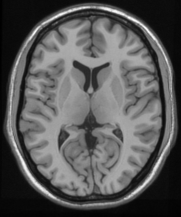
%> input picture images/col27_slice80.png, 181 x 217 px
$ octave run_retroMoCoDemo_simulate2Dmotion.m   (GNU Octave 9; MATLAB toolbox functions it lacks are replaced by stand-ins)
%> lines starting %> are read from the running program, lines starting %| are printed output that depends on the picture
### generaltools/subplot1.m
function hAxes = subplot1(M,N,varargin);
%-------------------------------------------------------------------------
% subplot1 function         An mproved subplot function
% Input  : - If more than one input argumenst are given,
%            then the first parameter is the number of rows.
%            If single input argument is given, then this is the
%            subplot-number for which to set focus.
%            This could a scalar or two element vector (I,J).
%          - Number of columns.
%          * variable number of parameters
%            (in pairs: ...,Keywoard, Value,...)
%           - 'Min'    : X, Y lower position of lowest subplot,
%                        default is [0.10 0.10].
%           - 'Max'    : X, Y largest position of highest subplot,
%                        default is [0.95 0.95].
%           - 'Gap'    : X,Y gaps between subplots,
%                        default is [0.01 0.01].
%           - 'XTickL' : x ticks labels option,
%                        'Margin' : plot only XTickLabels in the
%                                   subplot of the lowest  row (default).
%                        'All'    : plot XTickLabels in all subplots.
%                        'None'   : don't plot XTickLabels in subplots.
%           - 'YTickL' : y ticks labels option,
%                        'Margin' : plot only YTickLabels in the
%                                   subplot of the lowest  row (defailt).
%                        'All'    : plot YTickLabels in all subplots.
%                        'None'   : don't plot YTickLabels in subplots.
%           -  'FontS'  : axis font size, default is 10.
%             'XScale' : scale of x axis:
%                        'linear', default.
%                        'log'
%           -  'YScale' : scale of y axis:
%                        'linear', default.
%                        'log'
% Example: subplot1(2,2,'Gap',[0.02 0.02]);
%          subplot1(2,3,'Gap',[0.02 0.02],'XTickL','None','YTickL','All','FontS',16);
% See also : subplot1c.m
% Tested : Matlab 5.3
%     By : Eran O. Ofek           June 2002
%    URL : http://wise-obs.tau.ac.il/~eran/matlab.html
%-------------------------------------------------------------------------

MinDef      = [0.10 0.10];
MaxDef      = [0.95 0.95];
GapDef      = [0.02 0.01];
XTickLDef   = 'Margin';
YTickLDef   = 'Margin';
FontSDef    = 10;
XScaleDef   = 'linear';
YScaleDef   = 'linear';

figHandleDef = [];

% set default parameters
Min    = MinDef;
Max    = MaxDef;
Gap    = GapDef;
XTickL = XTickLDef;
YTickL = YTickLDef;
FontS  = FontSDef;
XScale = XScaleDef;
YScale = YScaleDef;

figHandle = figHandleDef;

MoveFoc = 0;
if (nargin==1),
   %--- move focus to subplot # ---
   MoveFoc = 1;
elseif (nargin==2),
   % do nothing
elseif (nargin>2),
   Narg = length(varargin);
   if (0.5.*Narg==floor(0.5.*Narg)),

      for I=1:2:Narg-1,
         switch varargin{I},
          case 'Min'
 	     Min = varargin{I+1};
          case 'Max'
 	     Max = varargin{I+1};
          case 'Gap'
 	     Gap = varargin{I+1};
          case 'XTickL'
 	     XTickL = varargin{I+1};
          case 'YTickL'
 	     YTickL = varargin{I+1};
          case 'FontS'
 	     FontS = varargin{I+1};
          case 'XScale'
 	     XScale = varargin{I+1};
          case 'YScale'
 	     YScale = varargin{I+1};
          case 'figHandle' % danielg
         figHandle = varargin{I+1};
          otherwise
	     error('Unknown keyword');
         end
      end
   else
      error('Optional arguments should given as keyword, value');
   end
else
   error('Illegal number of input arguments');
end


switch MoveFoc
    case 1
        % danielg:
        if isempty(figHandle)
            figHandle = gcf;
        end

        %--- move focus to subplot # ---
        H    = get(figHandle,'Children');
        %     Ptot = length(H);
        iReject = [];
        for iP = 1:length(H) %% danielg: try to fix for HG2
            if strcmp(get(H(iP),'tag'),'Colorbar') || contains(get(H(iP),'tag'),'figMenu') ...
                    || contains(get(H(iP),'type'),'annotation') || contains(get(H(iP),'type'),'toolbar') ...
                    || contains(get(H(iP),'type'),'menu')
                iReject = [iReject iP];
            end
        end
        H(iReject) = [];

        Ptot = sum(strcmp(get(H,'type'),'axes'));
        if (length(M)==1),
            M    = Ptot - M + 1;
        elseif (length(M)==2),
            %--- check for subplot size ---
            Pos1  = get(H(1),'Position');
            Pos1x = round(Pos1(1)*100)/100;
            for Icheck=2:1:Ptot,
                PosN  = get(H(Icheck),'Position');
                PosNx = round(PosN(1)*100)/100;
                if (PosNx==Pos1x),
                    NumberOfCol = Icheck - 1;
                    break;
                end
            end
            NumberOfRow = Ptot./NumberOfCol;

            Row = M(1);
            Col = M(2);

            M   = (Row-1).*NumberOfCol + Col;
            M    = Ptot - M + 1;
        else
            error('Unknown option, undefined subplot index');
        end

        if nargout > 0  hAxes = H(M);  else set(figHandle,'CurrentAxes',H(M)); end


    case 0
        %--- open subplots ---

        Xmin   = Min(1);
        Ymin   = Min(2);
        Xmax   = Max(1);
        Ymax   = Max(2);
        Xgap   = Gap(1);
        Ygap   = Gap(2);


        Xsize  = (Xmax - Xmin)./N;
        Ysize  = (Ymax - Ymin)./M;

        Xbox   = Xsize - Xgap;
        Ybox   = Ysize - Ygap;


        Ptot = M.*N;

        if isempty(figHandle)
            Hgcf = gcf;
        else
            Hgcf = figHandle;
        end
        clf;
        fig(Hgcf);
        for Pi=1:1:Ptot,
            Row = ceil(Pi./N);
            Col = Pi - (Row - 1)*N;

            Xstart = Xmin + Xsize.*(Col - 1);
            Ystart = Ymax - Ysize.*Row;

            if nargout > 0
                hAxes(Row,Col) = axes('position',[Xstart,Ystart,Xbox,Ybox]);
            else
                axes('position',[Xstart,Ystart,Xbox,Ybox]);
            end

            %       subplot(M,N,Pi);
            %       hold on;
            %set(gca,'position',[Xstart,Ystart,Xbox,Ybox]);
            set(gca,'FontSize',FontS);

            set(gca,'Tag',num2str(Pi));

            box on;
            hold on;

            switch XTickL
                case 'Margin'
                    if (Row~=M),
                        %--- erase XTickLabel ---
                        set(gca,'XTickLabel',[]);
                    end
                case 'All'
                    % do nothing
                case 'None'
                    set(gca,'XTickLabel',[]);
                otherwise
                    error('Unknown XTickL option');
            end

            switch YTickL
                case 'Margin'
                    if (Col~=1),
                        %--- erase YTickLabel ---
                        set(gca,'YTickLabel',[]);
                    end
                case 'All'
                    % do nothing
                case 'None'
                    set(gca,'YTickLabel',[]);
                otherwise
                    error('Unknown XTickL option');
            end

            switch XScale
                case 'linear'
                    set(gca,'XScale','linear');
                case 'log'
                    set(gca,'XScale','log');
                otherwise
                    error('Unknown XScale option');
            end

            switch YScale
                case 'linear'
                    set(gca,'YScale','linear');
                case 'log'
                    set(gca,'YScale','log');
                otherwise
                    error('Unknown YScale option');
            end

        end

    otherwise
        error('Unknown MoveFoc option');
end

### generaltools/imab.m
function [img handle] = imab(data, clims, bSep, noCols)
% function [img handle] = imab(data, clims, bSep, noCols)
%
% Just show the 2D, 3D or 4D data as quickly as possible
%
% Concatenates the slice dimension from left to right, and the time
% dimension from top to bottom.
%
% When Mosaiced, lowest slice is in bottom-left corner.
%
% bSep is boolean option to separate each image from its neighbours rather
% than making one big image (when Mosaicing)
%
% noCols is no. of columns to use in Mosaic (only used for single volume)
%
% January 2010
% daniel.gallichan@uniklinik-freiburg.de
%
% subfunction 'makemosaic' borrowed from Jaemin Shin's implementation.


if nargin < 4; noCols =[]; end
if nargin < 3; bSep = 0; end
if nargin < 2
    clims = [];
end

if size(data,3)==1 || length(size(data))>4
    data = squeeze(data);
end

if size(data,4) > 20
    disp('Dataset more than 20 time points, could be difficult to see what''s going on...!')
end

data = permute(data,[2 1 3 4]);
if ~isreal(data)
    data = abs(data);
    disp('Data were complex - absolute values are shown')
end

if bSep(1) < 0 % if bSep is less than zero then use this number to pad the images
    if length(bSep)==1
        bSep = [bSep 0];
    end
    data(end+1:end-2*bSep(1),:,:,:) = bSep(2); % extends the image!
    data(:,end+1:end-2*bSep(1),:,:) = bSep(2); % extends the image!
    data = circshift(data,[-bSep(1) -bSep(1) 0 0]);
end


[nx ny nz nt] = size(data);

if bSep(1)>0 && size(data,3)>1
    figure
    dims = size(data);

    if isempty(clims)
        clims = [min(data(:)) max(data(:))];
    end

    if size(data,4)==1
        if isempty(noCols)
            noCols = min(5,ceil(dims(3)/2));
%             noCols = round(sqrt(dims(3)));
        end
        noRows = ceil(dims(3)/noCols);
        iPlots = reshape(noCols*noRows:-1:1,[noCols noRows]).';
        iPlots = iPlots(:,end:-1:1);


        subplot1(noRows,noCols)
        for iR = 1:noRows
            for iC = 1:noCols
                if (noRows==1),
                    subplot1(iC)
                else
                    subplot1([iR iC])
                end
                if iPlots(iR,iC) > dims(3)
                    set(gca,'visible','off')
                else
                    hndl=imagesc(data(:,:,iPlots(iR,iC)),clims);axis equal tight;set(gca,'Xtick',[],'YTick',[]);
                end
            end
        end


    else

        noRows = size(data,4); noCols = size(data,3);
        subplot1(noRows,noCols)
        for iR = 1:noRows
            for iC = 1:noCols
                if (noRows==1),
                    subplot1(iC)
                else
                    subplot1([iR iC])
                end
                hndl=imagesc(data(:,:,iC,iR),clims);axis equal tight;set(gca,'Xtick',[],'YTick',[]);
            end
        end

    end

    outIm = -1; % no outIm for separate subplots

else
    %%%% Normal behaviour:-
    if nt==1
        if nz>1
            if isempty(noCols)
%                 noCols = min(5,ceil(size(data,3)/2));
                noCols = round(sqrt(size(data,3))*nx/ny);
            end
            if noCols < 1
                noCols = nz;
            end
            outIm = makemosaic(data,noCols);
        else
            outIm = data;
        end
        if isempty(clims)
            hndl=imagesc(outIm);axis equal tight;set(gca,'Xtick',[],'YTick',[]);
        else
            hndl=imagesc(outIm,clims);axis equal tight;set(gca,'Xtick',[],'YTick',[]);
        end
    else
        outIm = imcat(imcat(data,2,3),1,4,0);
        if isempty(clims)
            hndl=imagesc(outIm);axis equal tight;set(gca,'Xtick',[],'YTick',[]);
        else
            hndl=imagesc(outIm,clims);axis equal tight;set(gca,'Xtick',[],'YTick',[]);
        end
    end

end

set(gca,'YDir','normal','xlim',[0.5 size(outIm,2)+.5],'ylim',[.5 size(outIm,1)+.5]);

if nargout
    handle=hndl;
    img = outIm;
end


%%%%%%%%%%%%%%%%%%%%%%%%%%%%%%%%%%%%%%%%%%%%%%%%%%%%
% [56 lines left out: function makemosaic, not called in this run]


%%%%%%%%%%%%%%%%%%%%%%%%%%%%%%%%%%%%%%%%%%%%%%%%%%%%%%%%%%%%
% [67 lines left out: function imcat, not called in this run]

### generaltools/logabs.m
function out = logabs(in)

out = log(abs(in)+1);

### fatnavtools/apply_2DsimulatedMotion.m
function [kdata_simMotion, st] = apply_2DsimulatedMotion(kdata_in,mpars)

[Nx, Ny] = size(kdata_in);
Npars = size(mpars,2);
alignMats = zeros(4,4,Npars);
this_mpars = mpars;
for iT = 1:Npars
    alignMats(1:3,1:3,iT) = euler2rmat(0,0,this_mpars(3,iT));
    alignMats(1:2,4,iT) = this_mpars(1:2,iT);
end
alignMats(4,4,:) = 1;
alignDim = 2;
alignIndices = 1:Npars;
useTable = 0;
dataDims_mm = [1 1 1];
fullMatrixDims = [Nx Ny 1];
kspaceCentre = [Nx/2+1 Ny/2+1 1];
oversampFactor = 2; % keep this high (i.e. around 2) for forward simulation of artifacts

alignMats_swapTrans = alignMats;
alignMats_swapTrans(1:3,4,:) = -alignMats_swapTrans(1:3,4,:); % forward simulation applies translations in opposite direction to the correction
                                                              % (rotations are swapped via nufft vs nufft adjoint)


% run once just to be able to extract the 'st' object
[~, st] = applyRetroMC_nufft_2D(kdata_in, alignMats_swapTrans, alignDim, alignIndices, useTable, dataDims_mm, fullMatrixDims, kspaceCentre,-1,oversampFactor);

% and use the nufft rather than the nufft_adj function to simulate the rotations:
kdata_simRotOnly = reshape(nufft(ifft2s(kdata_in),st),size(kdata_in));
% then apply just the translations:
[~,~,kdata_simMotion] = applyRetroMC_nufft_2D(kdata_simRotOnly,alignMats_swapTrans,alignDim,alignIndices,useTable,dataDims_mm,fullMatrixDims,kspaceCentre,-1,oversampFactor);

### generaltools/fft2s.m
function out = fft2s(data,useRescale)
% function out = fft2s(data,useRescale)
%
% Do 2D FFT on each slice of data and fftshift

if nargin < 2
    useRescale = 0;
end

out = fftshift(fftshift(fft2(ifftshift(ifftshift(data,1),2)),1),2);
if useRescale
    nx = size(out,1); ny = size(out,2);
    out = out / sqrt(nx) / sqrt(ny);
end

### addRetroMoCoBoxToPath.m
% add retroMoCoBox subfolders to the path (without including all the git
% subfolders!)

retroMoCoPath = which('addRetroMoCoBoxToPath.m');
[retroMoCoPath, ~] = fileparts(retroMoCoPath);

addpath(retroMoCoPath);
addpath([retroMoCoPath '/export_fig']);
addpath([retroMoCoPath '/fatnavtools']);
addpath([retroMoCoPath '/generaltools']);
addpath([retroMoCoPath '/images']);
addpath([retroMoCoPath '/niftitools']);
addpath([retroMoCoPath '/mirt_nufft']);
addpath([retroMoCoPath '/mirt_nufft/mex']);
addpath([retroMoCoPath '/mirt_nufft/utilities']);
if exist([retroMoCoPath '/mapVBVD_20160905'],'dir')
    addpath([retroMoCoPath '/mapVBVD_20160905']);
end

### run_retroMoCoDemo_simulate2Dmotion.m
% simulate effect of motion on a 2D-image

clear
close all
run('addRetroMoCoBoxToPath.m')

rng(0); % resets random number generator to get the same 'random' numbers each time code is run

% load example
image_original = imread(fullfile('images','col27_slice80.png'));
%> image_original is the input picture: size 217x181x3 uint8; min 0, max 255, mean 87.5
image_original = double(image_original(end:-1:1,:,1)'); % png specifies R,G,B even for grayscale image
%> image_original: size 181x217 double

[Nx, Ny] = size(image_original);
%> Nx = 181; Ny = 217
% force the image to have odd dimensions as it makes life much easier...
if mod(Nx,2) == 1
    Nx = Nx+1;
%> Nx = 182
    image_original(Nx,1) = 0;
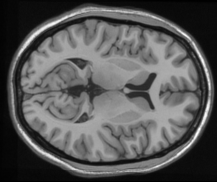
%> image_original: size 182x217 double; min 0, max 255, mean 87
end
if mod(Ny,2) == 1
    Ny = Ny+1;
%> Ny = 218
    image_original(1,Ny) = 0;
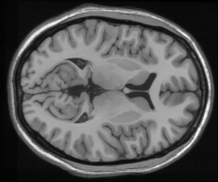
%> image_original: size 182x218 double; min 0, max 255, mean 86.6
end

% Add some random slowly varying phase to make it a bit more realistic
imPhase = imresize((2*rand(5)')-1,[Nx,Ny]);

image_original = image_original.*exp(1i*imPhase);

kdata_original = fft2s(image_original);

figure(1)
set(gcf,'Position',[50 50 900 450])
clf
subplot1(1,3)
subplot1(1)
imab(abs(image_original))
%> in imab, `data = permute(data,[2 1 3 4]);`:
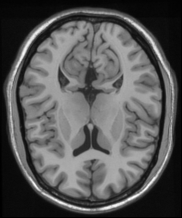
%> data: size 218x182 double; min 0, max 255, mean 86.6; mean of the top-left, top-right, bottom-left and bottom-right quarters 85.1, 85.7, 86.9, 88.7
colorbar
title('Original image (magnitude)')
subplot1(2)
imab(angle(image_original))
%> in imab (call 2), `data = squeeze(data);`:
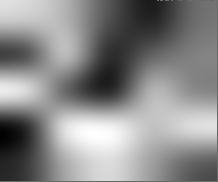
%> data: size 182x218 double; min -0.733, max 1.05, mean 0.225; drawn with min black and max white
%> in imab (call 2), `data = permute(data,[2 1 3 4]);`:
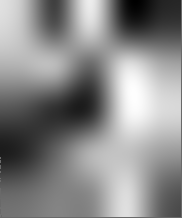
%> data: size 218x182 double; min -0.733, max 1.05, mean 0.225; mean of the top-left, top-right, bottom-left and bottom-right quarters 0.264, 0.252, -0.0791, 0.465; drawn with min black and max white
colorbar
title('Original image (phase)')
subplot1(3)
imab(logabs(kdata_original))
%> in logabs, `out = log(abs(in)+1);`:
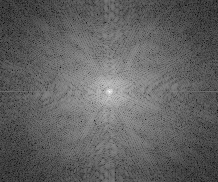
%> out: size 182x218 double; min 1.45, max 14.97, mean 6.64; drawn with min black and max white
%> in imab (call 3), `data = permute(data,[2 1 3 4]);`:
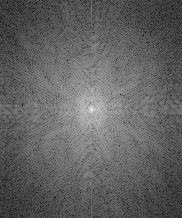
%> data: size 218x182 double; min 1.45, max 14.97, mean 6.64; mean of the top-left, top-right, bottom-left and bottom-right quarters 6.62, 6.63, 6.63, 6.69; drawn with min black and max white
colormap(gray)
title('k-space (log magnitude)')
%% Simulate some motion


% Generate some 3 dof motion parameters, translations in x and y plus rotations

mpars = zeros(3,Ny); % translations (vox) and rotations (degrees)
% mpars(2,:) = 5*linspace(-1,1,Ny);
mpars(3,:) = 5*sin(pi*4*linspace(-1,1,Ny));
% [16 lines of commented-out code are left out]
mpar_threshold = 3;
mpars(mpars>mpar_threshold) = 15;
mpars(mpars<mpar_threshold) = 0;


% subtract the mean from each
mpars = mpars - mean(mpars,2);

% Perform the simulated motion corruption
[kdata_simMotion, st] = apply_2DsimulatedMotion(kdata_original,mpars);
%> the run ends on the next line
